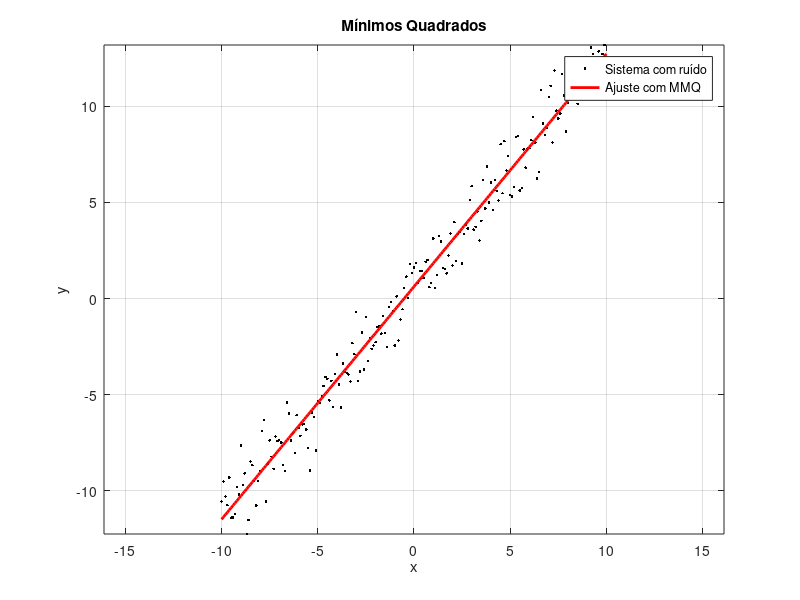

Here is the MATLAB script that generated this plot:
clear; clc; close all;

% Valores dos parâmetros de reta; são sorteados a cada execução de código pelo comando randn
th1 = randn(); % coeficiente 1
th2 = randn(); % coeficiente 2

% Valores em x
x = (-10:0.1:10)'; % vetor linha de -10 a 10 com passo 0,1 (201 pontos); o apóstrofo no final transpõe o vetor.

% Valores do sistema (y)
y = th1 * x + th2 + randn(size(x));
% randn gera um vetor 201×1 de ruído gaussiano, um valor independente para cada ponto.
% assim, temos uma reta verdadeira contaminada por ruído de variância 1.

% não se conhece os parâmetros para obter a reta que minimiza o erro, quer-se determiná-los
% é possível determiná-los por meio da fórmula fechada obtida pelo método dos mínimos quadrados (MMQ) de Gauss, como abaixo:
X = [x , ones(size(x))]; % Monta a matriz de regressão (201×2): a primeira coluna é x e a segunda é só de 1s (ones(size(x))).
TH = inv(X' * X) * X' * y;
% o resultado TH é um vetor 2×1 com as estimativas: TH(1) ≈ th1 e TH(2) ≈ th2.
% assim, X * [th1; th2] produz th1·x + th2 = z, ou seja, o modelo linear na forma matricial y ≈ Xθ (X.TH). A coluna de 1s existe para representar o termo constante (intercepto).

% Obtendo os valores da melhor reta ajustada (já com os parâmetros theta1 e theta2 obtidos).
z = TH(1) * x + TH(2);

% Plotagem
figure;
plot(x, y, '.k', x, z, 'r', 'linewidth', 2, 'markersize', 10);
xlabel('x');
ylabel('y');
title('Mínimos Quadrados');
grid on;
axis equal;
legend('Sistema com ruído', 'Ajuste com MMQ');

% Exibição dos resultados
disp(['Valor calculado: th1 = ' num2str(TH(1)) ', th2 = ' num2str(TH(2))]);
